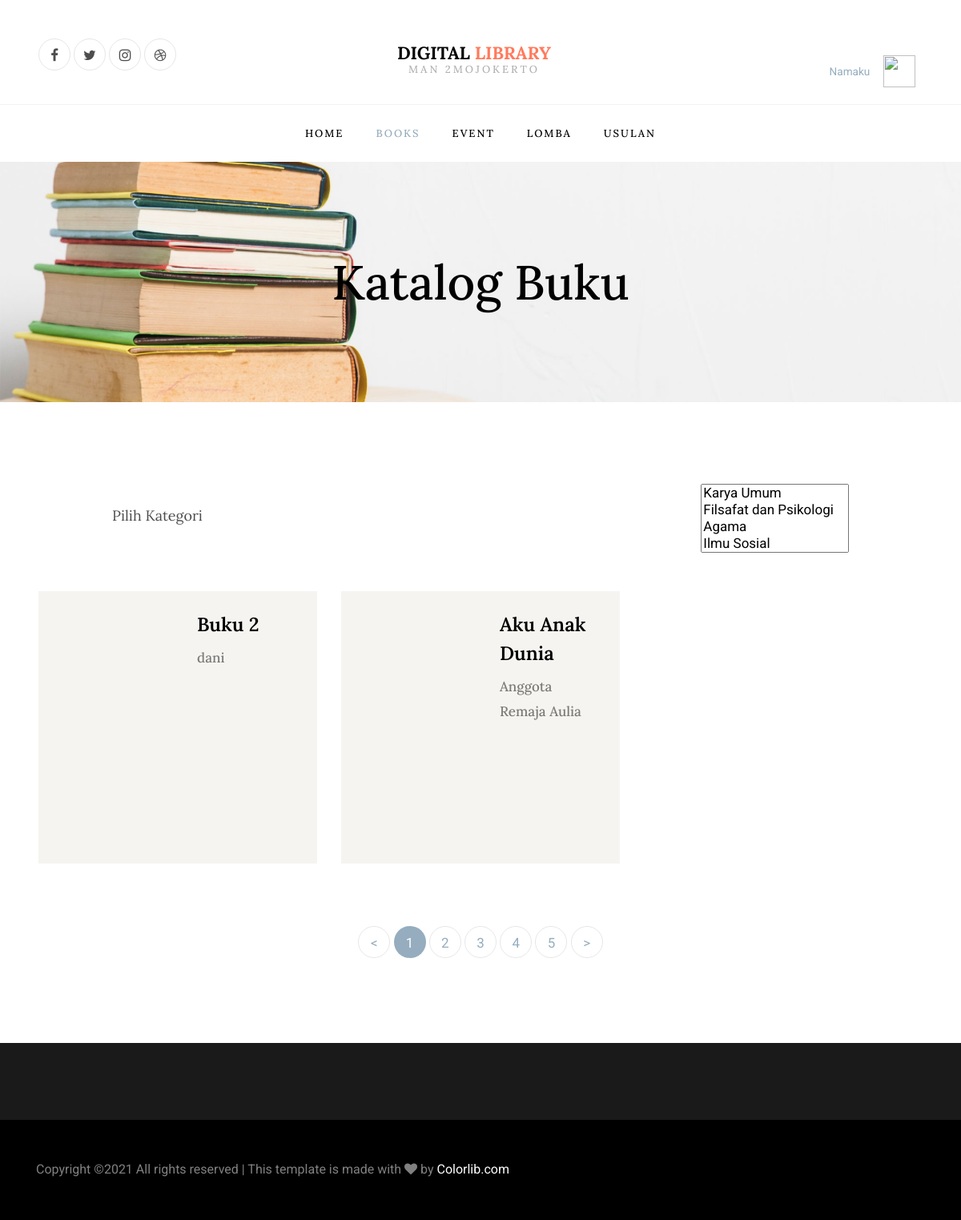
Screenshot of /book.php with the database file from the repository.
### tables this page shows
CREATE TABLE `koleksi` (
  `id_koleksi` varchar(10) NOT NULL,
  `id_kategori` varchar(10) NOT NULL,
  `judul` varchar(100) NOT NULL,
  `nama_pengarang` varchar(100) NOT NULL,
  `penerbit` varchar(100) NOT NULL,
  `tahun_terbit` date NOT NULL,
  `cover` varchar(100) DEFAULT NULL,
  `file` varchar(100) DEFAULT NULL
);

### book.php (the view, shortened to what this page needs)
<!DOCTYPE html>
<html lang="en">
<head>
	<?php include "css-script.php"; ?>
</head>
<body>
	<?php include "navbar.php"; ?>
	<section class="hero-wrap hero-wrap-2" style="background-image: url('pengguna/images/bg_5.jpg');"
		data-stellar-background-ratio="0.5">
		<div class="overlay"></div>
		<div class="container">
			<div class="row no-gutters slider-text align-items-center justify-content-center">
				<div class="col-md-9 ftco-animate mb-0 text-center">
					<h1 class="mb-0 bread">Katalog Buku</h1>
				</div>
			</div>
		</div>
	</section>
	<section class="ftco-section">
		<div class="container">
			<div class="row justify-content-center mb-4">
				<div class="col-md-10">
					<div class="row mb-4">
						<div class="col-md-12 d-flex justify-content-between align-items-center">
							<h4 class="product-select">Pilih Kategori</h4>
							<select class="selectpicker" multiple>
							<?php
								$query_kat = mysqli_query($conn, "SELECT * FROM kategori");
								while ($row = mysqli_fetch_array($query_kat)) {
							?>
								<option value="<?php echo $row['id_kategori']; ?>"><?php echo $row['nama_kategori'] ?></option>
							<?php } ?>
							</select>
						</div>
					</div>
				</div>
			</div>
		</div>
		<div class="container-fluid px-md-5">
			<div class="row">
				<?php
					$query_koleksi = mysqli_query($conn, "SELECT * FROM koleksi");
					while ($row = mysqli_fetch_array($query_koleksi)) {
				?>
				<div class="col-md-6 col-lg-4 d-flex">
					<div class="book-wrap d-lg-flex">
						<div class="img d-flex justify-content-end"
							style="background-image: <?php echo $row['cover']?>">
						</div>
						<div class="text p-4">
							<h2><a href="#"><?php echo $row['judul'] ?></a></h2>
							<span class="position"><?php echo $row['nama_pengarang'] ?></span>
						</div>
					</div>
				</div>
				<?php } ?>
			</div>
			<div class="row mt-5">
				<div class="col text-center">
					<div class="block-27">
						<ul>
							<li><a href="#">&lt;</a></li>
							<li class="active"><span>1</span></li>
							<li><a href="#">2</a></li>
							<li><a href="#">3</a></li>
							<li><a href="#">4</a></li>
							<li><a href="#">5</a></li>
							<li><a href="#">&gt;</a></li>
						</ul>
					</div>
				</div>
			</div>
		</div>
	</section>
	<footer class="ftco-footer">
		<?php include "footer.php"; ?>
	</footer>
</body>
</html>

### rows the page displays
koleksi: judul "Buku 2", nama_pengarang "dani"
koleksi: judul "Aku Anak Dunia", nama_pengarang "Anggota Remaja Aulia"
